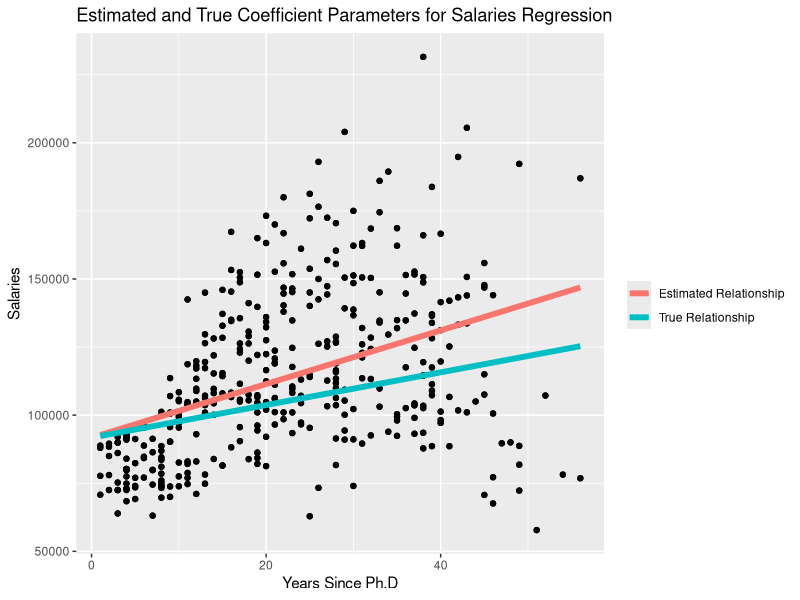

R code for this plot: (Note: this script raises an error after producing the figure.)
## ---- chunk 1
knitr::opts_chunk$set(include = FALSE)
library(data.table)
library(ggplot2)
library(car)

main_dir <- "/Users/bertozzivill/repos/infx572_winter17/module_8/part_2/"
## ---- chunk 2
data(Salaries)
Salaries <- data.table(Salaries)

regress <- lm(salary~yrs.since.phd, data=Salaries)
intercept <- regress$coefficients[["(Intercept)"]]

Salaries[, estimated_relationship:=predict(regress)]
Salaries[, true_relationship:= intercept + yrs.since.phd*600]
Salaries <- melt(Salaries, id.vars=c("yrs.since.phd", "salary"), measure.vars = c("estimated_relationship", "true_relationship"))
Salaries[, variable:= ifelse(variable=="estimated_relationship", "Estimated Relationship", "True Relationship")]

png(paste0(main_dir, "est_true_regression.png"))
ggplot(Salaries, aes(x=yrs.since.phd)) +
  geom_point(aes(y=salary)) +
  geom_line(aes(y=value, color=variable), size=2)+
  labs(title="Estimated and True Coefficient Parameters for Salaries Regression",
       x="Years Since Ph.D",
       y="Salaries",
       color="")
graphics.off()
## ---- chunk 3
data(Salaries)
Salaries <- data.table(Salaries)

Salaries[, list(mean.salary=mean(salary), mean.yrs.since.phd=mean(yrs.since.phd)), by=list(sex)]
## ---- chunk 4
## Pause for lots of plotting

n=50
reps=3
example <- data.table(id=rep(1:n, reps))
example[, random:= rnorm(n=n*reps, sd=50)]
example[, value:=id^2+random + abs(min(random)-1)]


reg <- lm(value~id, data=example)
example[, predicted:=predict(reg)]

png(paste0(main_dir, "x2_data.png"))
ggplot(example, aes(x=id)) +
  geom_point(aes(y=value))+
  labs(title="Example Data",
       x="Variable",
       y="Value")
graphics.off()

png(paste0(main_dir, "x2_data_with_regression.png"))
ggplot(example, aes(x=id)) +
  geom_point(aes(y=value))+
  geom_line(aes(y=predicted), color="red", size=1) +
  labs(title="Example Data with Linear Regression",
       x="Variable",
       y="Value")
graphics.off()


example[, new_value:=sqrt(value)]
new_reg <- lm(new_value~id, data=example)

example[, predicted_new:= predict(new_reg)]

png(paste0(main_dir, "x2_data_transformed.png"))
ggplot(example, aes(x=id)) +
  geom_point(aes(y=new_value))+
  labs(title="Example Data, Transformed",
       x="Variable",
       y="sqrt(Value)")
graphics.off()

png(paste0(main_dir, "x2_data_transformed_with_regression.png"))
ggplot(example, aes(x=id)) +
  geom_point(aes(y=new_value))+
  geom_line(aes(y=predicted_new), color="red", size=1) +
  labs(title="Example Data with Linear Regression, Transformed",
       x="Variable",
       y="sqrt(Value)")
graphics.off()

## ---- chunk 5
example_vector <- 1:10
transformed_vector <- example_vector + 3
print(transformed_vector)
## ---- chunk 6
example_vector <- 1:10
transformed_vector <- example_vector^2
print(transformed_vector)
